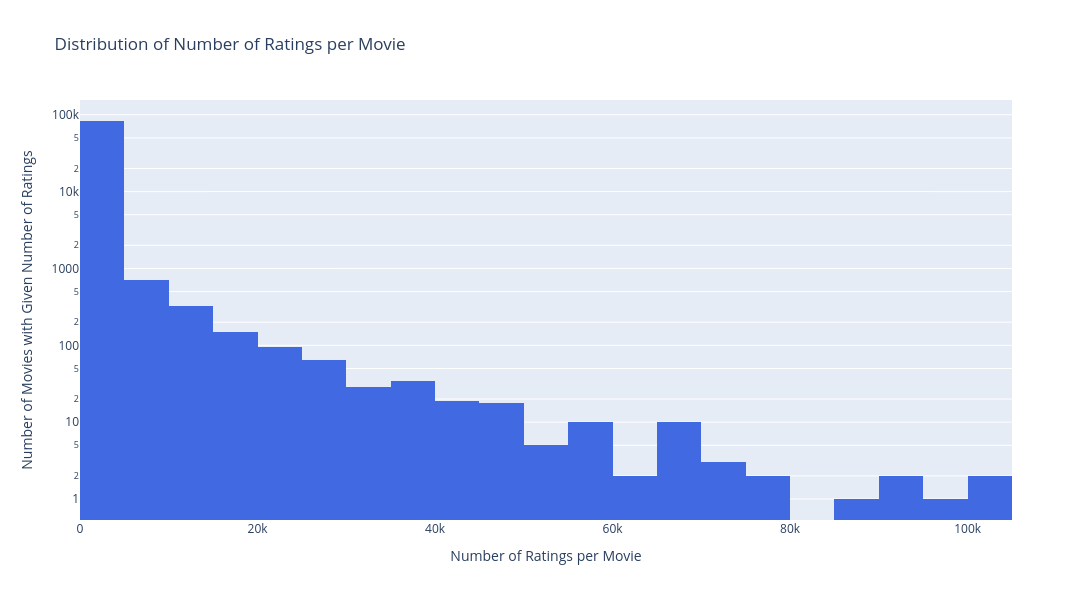

Write notebook code for a chart like this one.
### Code cell
fig = px.histogram(ratings_movie_num, x='num_ratings_movie', nbins=30, title='Distribution of Number of Ratings per Movie',
                   labels={'num_ratings_movie': 'Number of Ratings per Movie'},color_discrete_sequence=['royalblue'], width=1500, height=600)

fig.update_yaxes(title_text='Number of Movies with Given Number of Ratings ')
fig.update_yaxes(type='log')
fig.show()

### Figure 1 — Plotly figure (JSON) as saved in the notebook; plotly's stock layout.template omitted (floating-point values rounded to 4 significant figures; data arrays with more than 128 entries replaced by an {"elided": "..."} marker saying what was removed)
{"data": [{"bingroup": "x", "hovertemplate": "Number of Ratings per Movie=%{x}<br>count=%{y}<extra></extra>", "legendgroup": "", "marker": {"color": "royalblue", "pattern": {"shape": ""}}, "name": "", "nbinsx": 30, "orientation": "v", "showlegend": false, "type": "histogram", "x": {"elided": "84432 int values"}, "xaxis": "x", "yaxis": "y"}], "layout": {"barmode": "relative", "height": 600, "legend": {"tracegroupgap": 0}, "title": {"text": "Distribution of Number of Ratings per Movie"}, "width": 1500, "xaxis": {"anchor": "y", "domain": [0, 1], "title": {"text": "Number of Ratings per Movie"}}, "yaxis": {"anchor": "x", "domain": [0, 1], "title": {"text": "Number of Movies with Given Number of Ratings "}, "type": "log"}}}
